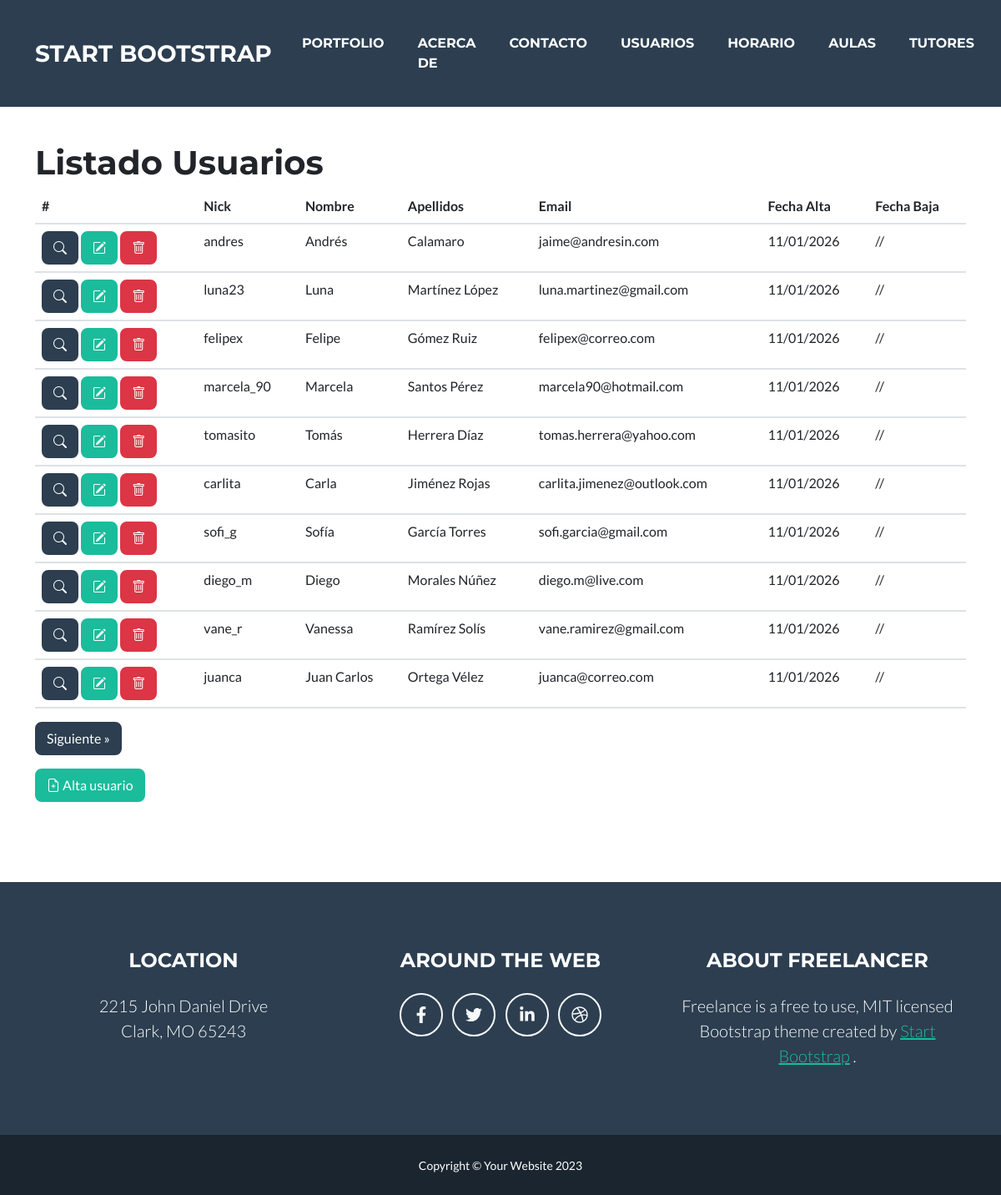
Screenshot of /usuarios/ with the database file from the repository.
### tables this page shows
CREATE TABLE usuarios(
     id            INT NOT NULL AUTO_INCREMENT PRIMARY KEY
    ,nick          VARCHAR(255) NOT NULL
    ,nombre        VARCHAR(255)
    ,apellidos     VARCHAR(255)
    ,email         VARCHAR(255)
    ,password      VARCHAR(255)
    ,fecha_alta    TIMESTAMP DEFAULT CURRENT_TIMESTAMP
    ,fecha_baja    DATE DEFAULT NULL

     
    ,usuario_alta      VARCHAR(255)
    ,ip_alta           CHAR(15)
    ,fecha_sis_alta    TIMESTAMP DEFAULT CURRENT_TIMESTAMP

    ,usuario_modi  VARCHAR(255)
    ,ip_modi       CHAR(15)
    ,fecha_modi    TIMESTAMP NULL DEFAULT NULL ON UPDATE CURRENT_TIMESTAMP

    ,KEY (email)
);

### includes/campo.php (called while the page is built, shortened)
<?php
    class Campo {
        private static $instancia = null;
        private static $val = array();
        private function __construct() {
            foreach($_GET as $campo => $valor) {
                if (self::comprobar_inyeccion($valor)) {
                    self::$val[$campo] = $valor;
                }
            }
        }
        public static function getInstancia(): Campo {
            if (self::$instancia == null) {
                self::$instancia = new Campo();
            }
            return self::$instancia;
        }
        static function val($campo,$set_value = '') {
            if (empty($set_value)) {
                return self::$val[$campo] ?? null;
            } else {
                self::$val[$campo] = $set_value;
            }
        }
        static function comprobar_inyeccion($valor) {
            return True;
        }
    }

### includes/idioma.php (called while the page is built, shortened)
<?php
    class Idioma {
        private static $instancia = null;
        public static $lit = array();
        private function __construct($idioma = 'ES') {
            $archivo = __DIR__ . '/../lang/es.txt';
            if (file_exists($archivo)) {
                $descriptor = fopen($archivo, 'r');
                if ($descriptor) {
                    while ($linea = fgets($descriptor)) {
                        $linea = trim($linea);
                        if ($linea === '') continue;
                        $partes_linea = explode(':', $linea, 2);
                        $clave = trim($partes_linea[0]);
                        $valor = trim($partes_linea[1]);
                        self::$lit[$clave] = $valor;
                    }
                }
            } else {
                self::$lit['error'] = "Archivo de idioma no encontrado: $archivo";
            }
        }
        public static function getInstancia(): Idioma {
            if (self::$instancia == null) {
                self::$instancia = new Idioma();
            }
            return self::$instancia;
        }
        static function lit($campo) {
            return self::$lit[$campo] ?? "[$campo]";
        }
    }

### includes/elementos/hidden.php (called while the page is built, shortened)
<?php
    class Hidden extends Elemento
    {
        function __construct($datos=[])
        {
            $datos['type']      = 'hidden';
            $datos['esqueleto'] = False;
            $datos['disabled']  = '';
        }
    }

### includes/elementos/password.php (called while the page is built, shortened)
<?php
    class Password extends Elemento
    {
        function __construct($datos=[])
        {
            $datos['type'] = 'password';
        }
    }

### includes/elementos/iemail.php (called while the page is built, shortened)
<?php
    class IEmail extends Elemento
    {
        function __construct($datos=[])
        {
            $datos['type'] = 'email';
        }
    }

### includes/modelos/base.php (called while the page is built, shortened)
<?php
    class Base {
        function get_rows($consulta=[]) {
            $select = $consulta['select'] ?? '*';
            $limit  = isset($consulta['limit'])  ? 'LIMIT '.$consulta['limit'] : '';
            $offset = isset($consulta['offset']) ? 'OFFSET '.$consulta['offset'] : '';
            $where = '';
            if (!empty($consulta['where'])) {
                foreach ($consulta['where'] as $clave => $valor) {
                    if ($valor === null) {
                        $where .= " {$clave} IS NULL AND";
                    } else {
                        $where .= " {$clave} = '{$valor}' AND";
                    }
                }
                $where = substr($where, 0, -4);
            }
            $wheremayor = '';
            $sqlwhere = '';
            if ($where !== '' || $wheremayor !== '') {
                $sqlwhere = 'WHERE ' . $where . $wheremayor;
            }
            $sql = "
                SELECT {$select}
                FROM {$this->tabla}
                {$sqlwhere}
                {$limit}
                {$offset}
            ";
            $query = new Query($sql);
            $devolver = [];
            while ($registro = $query->recuperar()) {
                $devolver[] = $registro;
            }
            return $devolver;
        }
    }

### includes/modelos/usuario.php (called while the page is built)
<?php
    class Usuario extends Base {
        function __construct() {
            $this->tabla = 'usuarios';
        }
    }

### includes/bbdd/bbdd.php (called while the page is built, shortened)
<?php
    class BBDD {
        private static $instancia = null;
        private mysqli $conexion;
        private string $host     = '127.0.0.1';
        private string $usuario  = 'root';
        private string $password = '';
        public  static string $baseDatos = 'lanzarote';
        private function __construct() {
            $this->conexion = new mysqli(
                 $this->host
                ,$this->usuario
                ,$this->password
                ,self::$baseDatos
            );
            $this->conexion->set_charset("utf8mb4");
        }
        public static function getInstancia(): BBDD {
            if (self::$instancia == null) {
                self::$instancia = new BBDD();
            }
            return self::$instancia;
        }
        public function getConexion(): mysqli {
            return $this->conexion;
        }
    }

### includes/bbdd/query.php (called while the page is built, shortened)
<?php
    class Query{
        private $resultado = null;
        public function __construct(string $sql)
        {
            $this->conexion = BBDD::getInstancia()->getConexion();
            $this->resultado = $this->conexion->query($sql);
            return $this;
        }
        public function recuperar(){
            $registro = $this->resultado->fetch_assoc();
            if ($registro == null)
            {
                $this->resultado = null;
            }
            return $registro;
        }
    }

### includes/general.php (called while the page is built, shortened)
<?php
    function fmto_fecha($aaaammdd,$separador = '/') {
        $aaaammdd = str_replace('-','',$aaaammdd);
        $anho = substr($aaaammdd,0,4);
        $mes  = substr($aaaammdd,4,2);
        $dia  = substr($aaaammdd,6,2);
        return "{$dia}{$separador}{$mes}{$separador}{$anho}";
    }
    spl_autoload_register(function ($class) {
        switch ($class) {
            case 'Query':
                require_once "includes/bbdd/query.php";
            break;
            case 'BBDD':
                require_once "includes/bbdd/bbdd.php";
            break;
            case 'Template':
                require_once "includes/template.php";
            break;
            case 'Idioma':
                require_once "includes/idioma.php";
            break;
            case 'UsuarioController':
                require_once "includes/paginas/usuario.controller.php";
            break;
            case 'Campo':
                require_once "includes/campo.php";
            break;
            case 'Elemento':
                require_once "includes/elementos/elemento.php";
            break;
            case 'Text':
                require_once "includes/elementos/text.php";
            break;
            case 'Password':
                require_once "includes/elementos/password.php";
            break;
            case 'Hidden':
                require_once "includes/elementos/hidden.php";
            break;
            case 'IEmail':
                require_once "includes/elementos/iemail.php";
            break;
            case 'Formulario':
                require_once "includes/formulario.php";
            break;
            case 'Base':
                require_once "includes/modelos/base.php";
            break;
            case 'Usuario':
                require_once "includes/modelos/usuario.php";
            break;
        }
    });

### includes/paginas/usuario.controller.php (the view, shortened to what this page needs)
<?php
    class UsuarioController {
        static function pintar() {
            $contenido = '';
            switch (Campo::val('oper')) {
                default:
                    $contenido = self::listado();
                    break;
            }
            if (Campo::val('modo') != 'ajax') {
                $h1cabecera = "<h1>" .
                    Idioma::lit('titulo' . Campo::val('oper')) . " " .
                    Idioma::lit(Campo::val('seccion')) .
                    "</h1>";
            }
            return "
            <div class=\"container contenido\">
                <section class=\"page-section usuarios\" id=\"usuarios\">
                    {$h1cabecera}
                    {$contenido}
                </section>
            </div>
            ";
        }
        static function listado() {
            $pagina = Campo::val('pagina') ?? 0;
            $offset = LISTADO_TOTAL_POR_PAGINA * $pagina;
            $pagina++;
            $usuario = new Usuario();
            $datos_consulta = $usuario->get_rows([
                'where' => [
                    'fecha_baja' => null
                ],
                'limit'  => LISTADO_TOTAL_POR_PAGINA,
                'offset' => $offset
            ]);
            $listado_usuarios = '';
            $total_registros = 0;
            if (!empty($datos_consulta)) {
                foreach ($datos_consulta as $registro) {
                    $botonera = "
                        <a onclick=\"fetchJSON('".BASE_URL."usuarios/cons/{$registro['id']}?modo=ajax')\" data-bs-toggle=\"modal\" data-bs-target=\"#ventanaModal\" class=\"btn btn-secondary\"><i class=\"bi bi-search\"></i></a>
                        <a onclick=\"fetchJSON('".BASE_URL."usuarios/modi/{$registro['id']}?modo=ajax')\" data-bs-toggle=\"modal\" data-bs-target=\"#ventanaModal\" class=\"btn btn-primary\"><i class=\"bi bi-pencil-square\"></i></a>
                        <a onclick=\"fetchJSON('".BASE_URL."usuarios/baja/{$registro['id']}?modo=ajax')\" data-bs-toggle=\"modal\" data-bs-target=\"#ventanaModal\" class=\"btn btn-danger\"><i class=\"bi bi-trash\"></i></a>
                    ";
                    $listado_usuarios .= "
                        <tr>
                            <th style=\"white-space:nowrap\" scope=\"row\">{$botonera}</th>
                            <td>{$registro['nick']}</td>
                            <td>{$registro['nombre']}</td>
                            <td>{$registro['apellidos']}</td>
                            <td>{$registro['email']}</td>
                            <td>" . fmto_fecha($registro['fecha_alta']) . "</td>
                            <td>" . fmto_fecha($registro['fecha_baja']) . "</td>
                        </tr>
                    ";
                    $total_registros++;
                }
            }
            $barra_navegacion = Template::navegacion($total_registros, $pagina);
            return "
                <table class=\"table\">
                <thead>
                    <tr>
                    <th scope=\"col\">#</th>
                    <th scope=\"col\">Nick</th>
                    <th scope=\"col\">Nombre</th>
                    <th scope=\"col\">Apellidos</th>
                    <th scope=\"col\">Email</th>
                    <th scope=\"col\">Fecha Alta</th>
                    <th scope=\"col\">Fecha Baja</th>
                    </tr>
                </thead>
                <tbody>
                {$listado_usuarios}
                </tbody>
                </table>
                {$barra_navegacion}
                <a onclick=\"fetchJSON('".BASE_URL."usuarios/alta?modo=ajax')\"
                data-bs-toggle=\"modal\"
                data-bs-target=\"#ventanaModal\"
                class=\"btn btn-primary\">
                <i class=\"bi bi-file-earmark-plus\"></i> Alta usuario
                </a>
            ";
        }
    }

### index.php
<?php
    require "includes/general.php";
    if (Campo::val('modo') == 'ajax') {
        header('Content-Type: application/json');
        $salida = [];
        $salida['titulo'] = Idioma::lit('titulo'.Campo::val('oper'))." ". Idioma::lit(Campo::val('seccion'));
        $salida['contenido'] = Template::seccion(Campo::val('seccion'));
        echo json_encode($salida);
    } else {
        echo Template::header(Idioma::lit('title_'.Campo::val('seccion')));
        echo Template::nav();
        echo Template::seccion(Campo::val('seccion'));
    }
    if (Campo::val('modo') != 'ajax') {
        echo Template::footer();
    }
?>

### includes/template.php (shortened to what this page needs)
<?php
    class Template {
        public function __construct($templateDir='tpl') {
            $this->templateDir = rtrim($templateDir,'/');
        }
        public function render($file,$vars = []) {
            $path = "{$this->templateDir}/{$file}.tpl";
            $contenido = file_get_contents($path);
            foreach ($vars as $key => $value) {
                $contenido = preg_replace('/{{\s*'. preg_quote($key,'/') .'\s*}}/', htmlspecialchars($value),$contenido );
            }
            return $contenido;
        }
        static function header($titulo,$descripcion='',$author='1DAW') {
            $template = new Template();
            return $template->render('header',[
                'titulo'      => $titulo,
                'description' => $descripcion,
                'author'      => $author,
                'base'        => BASE_URL
            ]);
        }
        static function nav() {
            $template = new Template();
            return $template->render('navegacion',[
                'portfolio' => Idioma::lit('portfolio'),
                'acercade'  => Idioma::lit('acercade'),
                'contacto'  => Idioma::lit('contacto'),
                'usuarios'  => Idioma::lit('usuarios'),
                'horario'   => Idioma::lit('horario'),
                'aula'      => Idioma::lit('aula'),
                'base'      => BASE_URL
            ]);
        }
        static function footer() {
            $template = new Template();
            return $template->render('footer',[
                'base' => BASE_URL
            ]);
        }
        static function seccion($seccion) {
            switch($seccion) {
                case 'usuarios':
                    $contenido = UsuarioController::pintar();
                break;
            }
            return $contenido;
        }
        static function navegacion($total,$pagina,$seccion="usuarios") {
            $pagina_actual = $pagina - 1;
            $pagina_anterior = $pagina_actual - 1;
            $pagina_siguiente = $pagina_actual + 1;
            $html = "<nav class=\"mt-3 mb-3\">";
            $html .= "<a href=\"".BASE_URL."{$seccion}/{$pagina_siguiente}\" class=\"btn btn-secondary\">Siguiente &raquo;</a>";
            $html .= "</nav>";
            return $html;
        }
    }

### css/estilos.css (style rules this page uses)
.contenido { margin-top:25px; }

### rows the page displays
usuarios: nick "andres", nombre "Andrés", apellidos "Calamaro", email "jaime@andresin.com", fecha_alta "11/01/2026", fecha_baja "//"
usuarios: nick "luna23", nombre "Luna", apellidos "Martínez López", email "luna.martinez@gmail.com", fecha_alta "11/01/2026", fecha_baja "//"
usuarios: nick "felipex", nombre "Felipe", apellidos "Gómez Ruiz", email "felipex@correo.com", fecha_alta "11/01/2026", fecha_baja "//"
usuarios: nick "marcela_90", nombre "Marcela", apellidos "Santos Pérez", email "marcela90@hotmail.com", fecha_alta "11/01/2026", fecha_baja "//"
usuarios: nick "tomasito", nombre "Tomás", apellidos "Herrera Díaz", email "tomas.herrera@yahoo.com", fecha_alta "11/01/2026", fecha_baja "//"
usuarios: nick "carlita", nombre "Carla", apellidos "Jiménez Rojas", email "carlita.jimenez@outlook.com", fecha_alta "11/01/2026", fecha_baja "//"
usuarios: nick "sofi_g", nombre "Sofía", apellidos "García Torres", email "sofi.garcia@gmail.com", fecha_alta "11/01/2026", fecha_baja "//"
usuarios: nick "diego_m", nombre "Diego", apellidos "Morales Núñez", email "diego.m@live.com", fecha_alta "11/01/2026", fecha_baja "//"
usuarios: nick "vane_r", nombre "Vanessa", apellidos "Ramírez Solís", email "vane.ramirez@gmail.com", fecha_alta "11/01/2026", fecha_baja "//"
usuarios: nick "juanca", nombre "Juan Carlos", apellidos "Ortega Vélez", email "juanca@correo.com", fecha_alta "11/01/2026", fecha_baja "//"

### other values shown
Template::nav() "START BOOTSTRAP PORTFOLIO ACERCA DE CONTACTO USUARIOS HORARIO AULAS TUTORES"
Idioma::lit('titulo' . Campo::val('oper')) "Listado"
Idioma::lit(Campo::val('seccion')) "Usuarios"
Template::footer() "LOCATION 2215 John Daniel Drive Clark, MO 65243 AROUND THE WEB ABOUT FREELANCER Freelance is a free to use, MIT licensed Bootstrap theme created by Start Bootstrap . Copyright © Your Website 2023"
